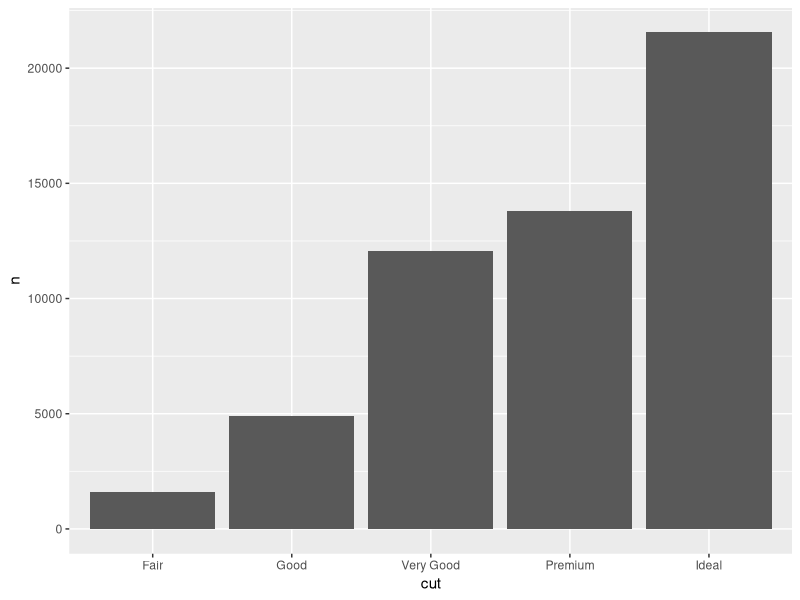
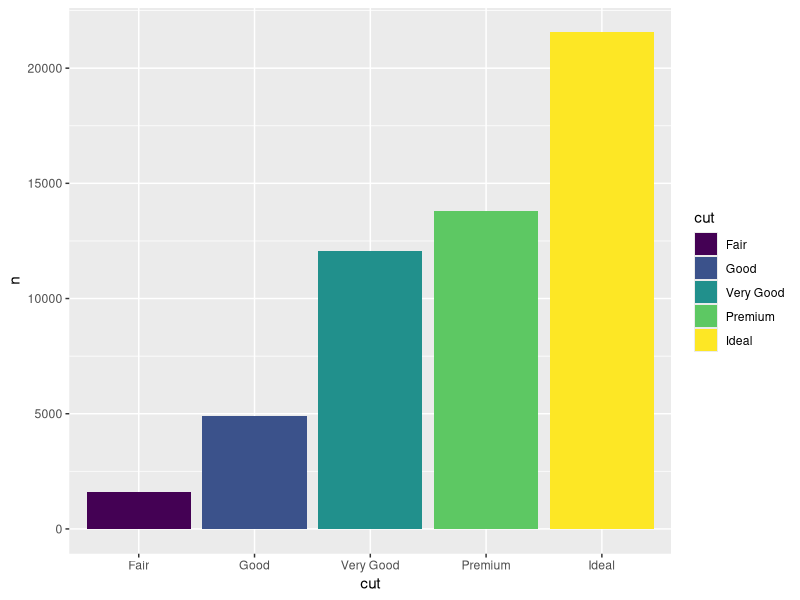
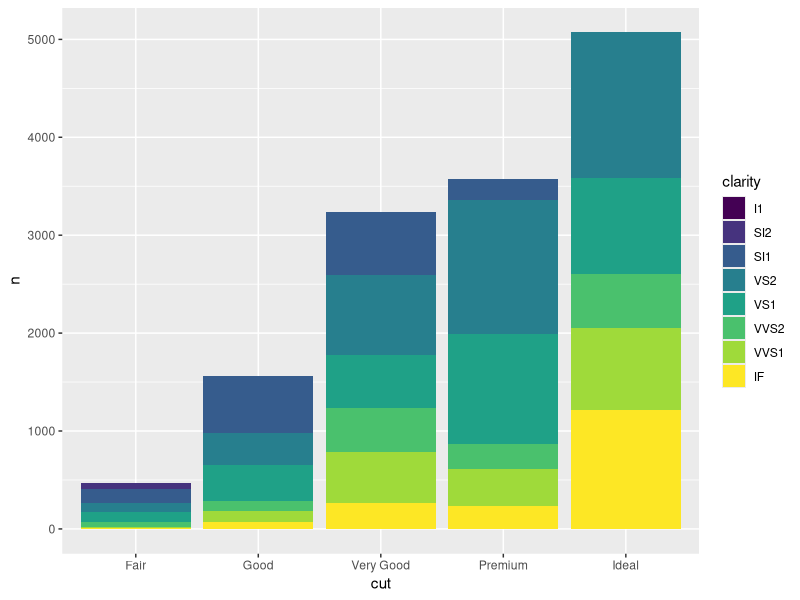
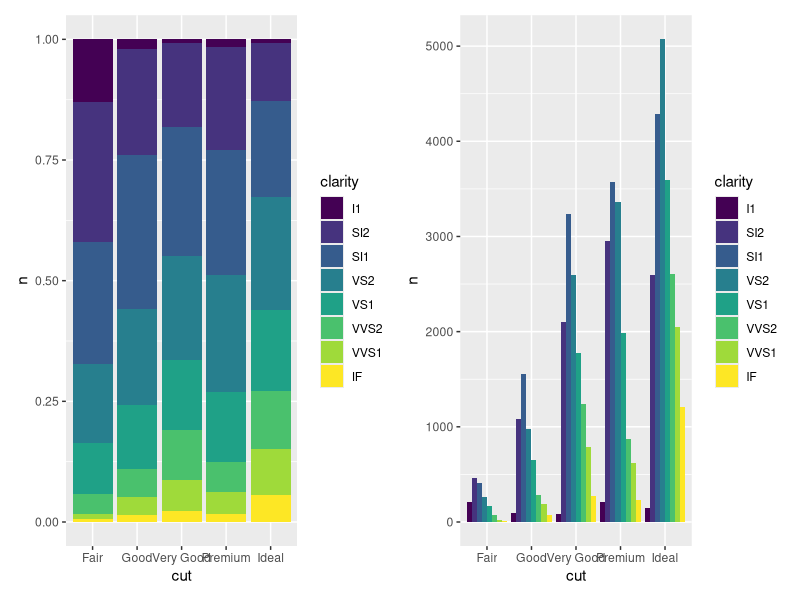
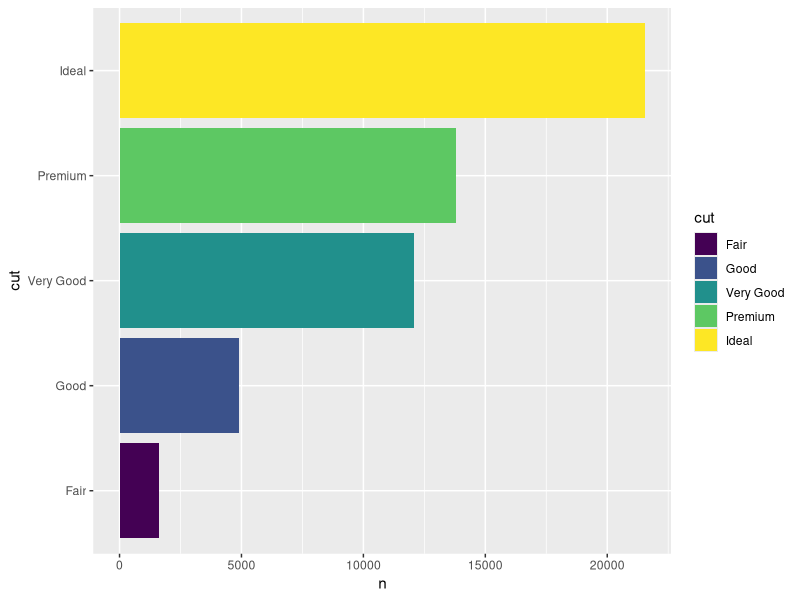
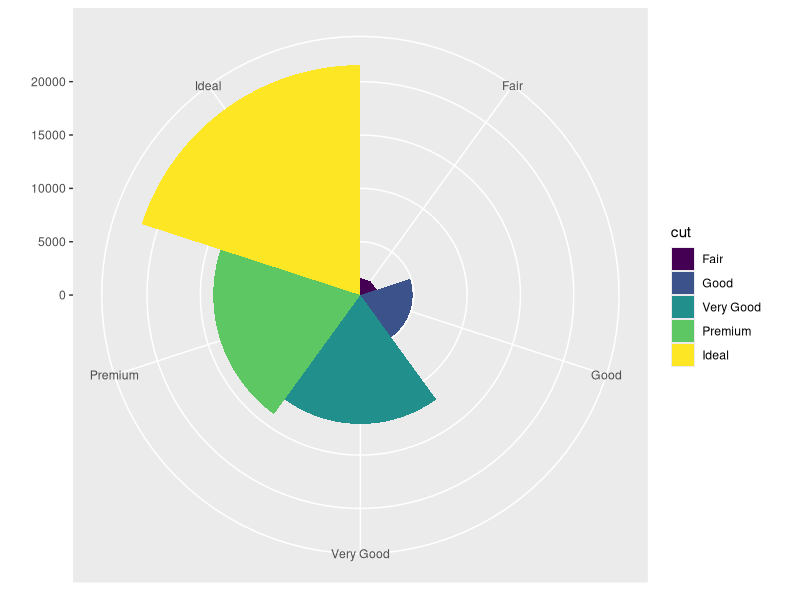

Source code (R) for these figures, in order:
## ---- chunk 1
library(ggplot2)
library(dplyr)
library(patchwork)

data("diamonds")
diamonds
## ---- chunk 2
df1 <- diamonds %>% 
  count(cut)
df1
## ---- chunk 3
ggplot(df1, aes(x=cut, y=n)) +
  geom_bar(stat="identity")
## ---- chunk 4
ggplot(df1, aes(x=cut, y=n)) +
  geom_bar(aes(fill=cut), stat="identity")
## ---- chunk 5
df2 <- diamonds %>% 
  count(cut, clarity)
df2
## ---- chunk 6
ggplot(df2, aes(x=cut, y=n)) +
  geom_bar(aes(fill=clarity), stat="identity", position="identity")
## ---- chunk 7
p1 <- ggplot(df2, aes(x=cut, y=n)) +
  geom_bar(aes(fill=clarity), stat="identity", position="fill")

p2 <- ggplot(df2, aes(x=cut, y=n)) +
  geom_bar(aes(fill=clarity), stat="identity", position="dodge")

p1 + p2
## ---- chunk 8
ggplot(df1, aes(x=cut, y=n)) +
  geom_bar(aes(fill=cut), stat="identity") +
  coord_flip()
## ---- chunk 9
ggplot(df1, aes(x=cut, y=n)) +
  geom_bar(aes(fill=cut), stat="identity", width=1) +
  theme(aspect.ratio = 1) +
  labs(x = NULL, y = NULL) +
  coord_polar()
